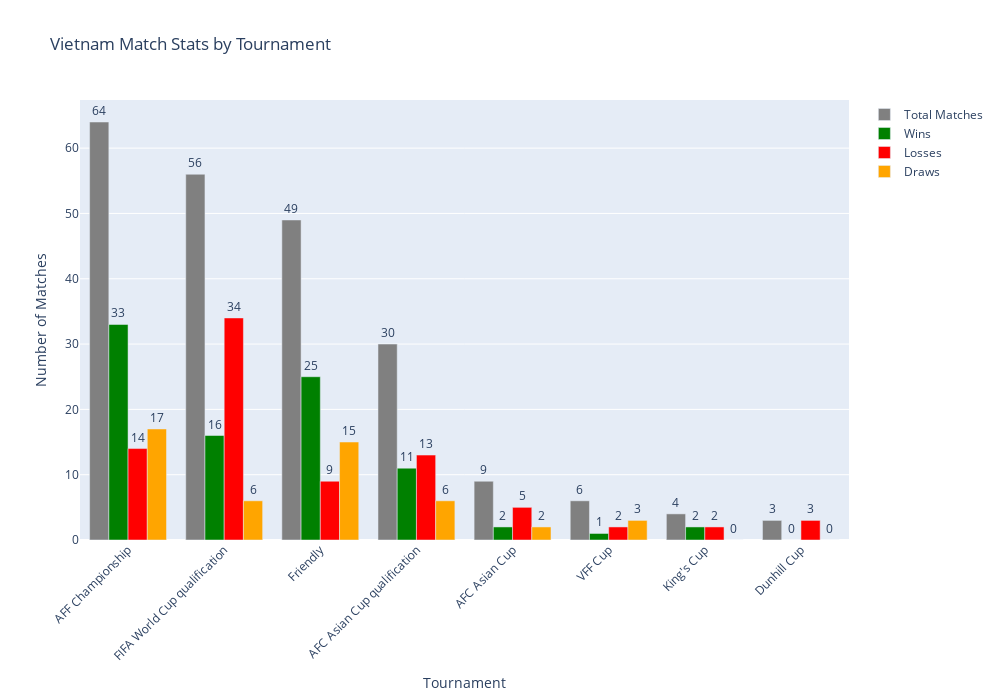

Source (notebook cell):
### Code cell
plot_country_tournament_stats(df_match, 'Vietnam')

### Figure 1 — Plotly figure (JSON) as saved in the notebook; plotly's stock layout.template omitted (floating-point values rounded to 4 significant figures)
{"data": [{"hovertemplate": "Total Matches: <b>%{y}</b> <extra></extra>", "marker": {"color": "gray"}, "name": "Total Matches", "text": [64, 56, 49, 30, 9, 6, 4, 3], "textposition": "outside", "type": "bar", "x": ["AFF Championship", "FIFA World Cup qualification", "Friendly", "AFC Asian Cup qualification", "AFC Asian Cup", "VFF Cup", "King's Cup", "Dunhill Cup"], "y": [64, 56, 49, 30, 9, 6, 4, 3]}, {"hovertemplate": "Wins: <b>%{y}</b> <extra></extra>", "marker": {"color": "green"}, "name": "Wins", "text": [33, 16, 25, 11, 2, 1, 2, 0], "textposition": "outside", "type": "bar", "x": ["AFF Championship", "FIFA World Cup qualification", "Friendly", "AFC Asian Cup qualification", "AFC Asian Cup", "VFF Cup", "King's Cup", "Dunhill Cup"], "y": [33, 16, 25, 11, 2, 1, 2, 0]}, {"hovertemplate": "Losses: <b>%{y}</b> <extra></extra>", "marker": {"color": "red"}, "name": "Losses", "text": [14, 34, 9, 13, 5, 2, 2, 3], "textposition": "outside", "type": "bar", "x": ["AFF Championship", "FIFA World Cup qualification", "Friendly", "AFC Asian Cup qualification", "AFC Asian Cup", "VFF Cup", "King's Cup", "Dunhill Cup"], "y": [14, 34, 9, 13, 5, 2, 2, 3]}, {"hovertemplate": "Draws: <b>%{y}</b> <extra></extra>", "marker": {"color": "orange"}, "name": "Draws", "text": [17, 6, 15, 6, 2, 3, 0, 0], "textposition": "outside", "type": "bar", "x": ["AFF Championship", "FIFA World Cup qualification", "Friendly", "AFC Asian Cup qualification", "AFC Asian Cup", "VFF Cup", "King's Cup", "Dunhill Cup"], "y": [17, 6, 15, 6, 2, 3, 0, 0]}], "layout": {"barmode": "group", "height": 700, "title": {"text": "Vietnam Match Stats by Tournament"}, "width": 1000, "xaxis": {"tickangle": -45, "title": {"text": "Tournament"}}, "yaxis": {"title": {"text": "Number of Matches"}}}}
